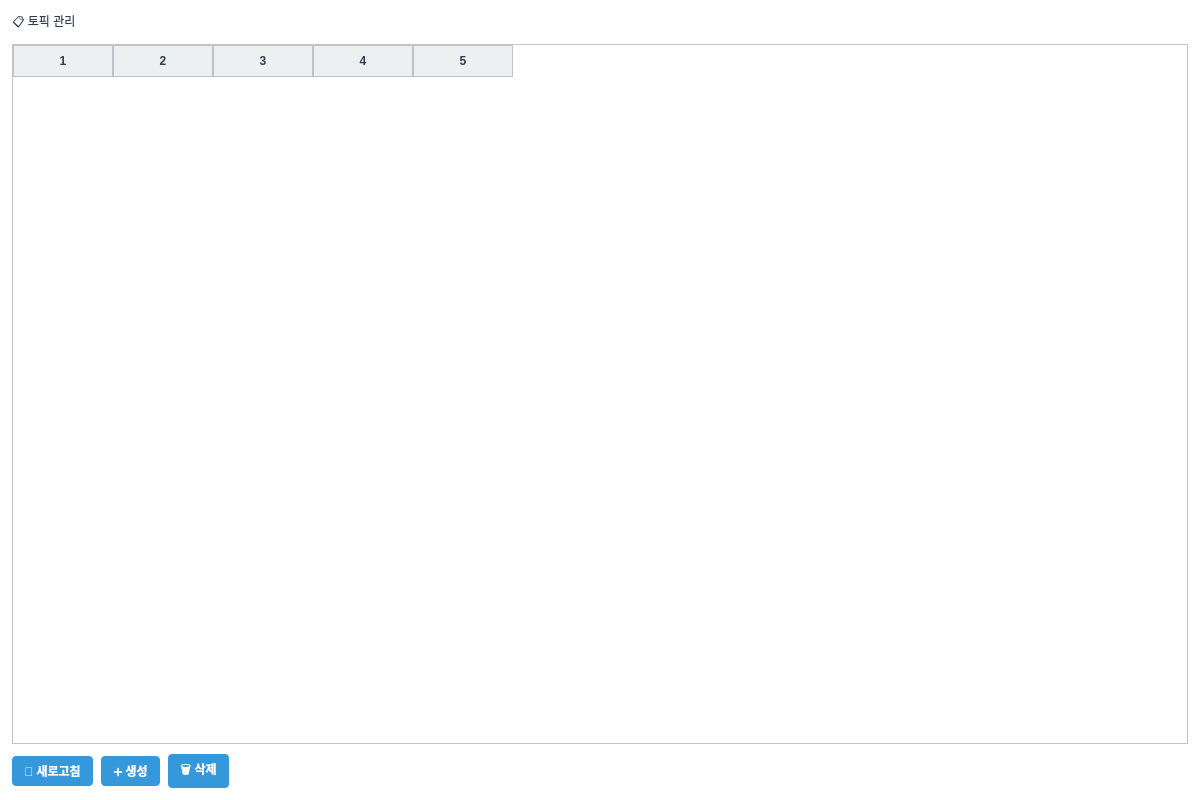
<?xml version="1.0" encoding="UTF-8"?>
<ui version="4.0">
 <class>TopicTab</class>
 <widget class="QWidget" name="TopicTab">
  <property name="geometry">
   <rect>
    <x>0</x>
    <y>0</y>
    <width>1200</width>
    <height>800</height>
   </rect>
  </property>
  <property name="windowTitle">
   <string>토픽 관리</string>
  </property>
  <property name="styleSheet">
   <string notr="true">QWidget {
    background-color: #FFFFFF;
    color: #2C3E50;
    font-family: &quot;맑은 고딕&quot;;
    font-size: 9pt;
}

QTabWidget::pane {
    border: 1px solid #BDC3C7;
    background-color: #FFFFFF;
}

QTabBar::tab {
    background-color: #ECF0F1;
    color: #2C3E50;
    padding: 8px 16px;
    margin-right: 2px;
    border: 1px solid #BDC3C7;
    border-bottom: none;
    border-top-left-radius: 4px;
    border-top-right-radius: 4px;
}

QTabBar::tab:selected {
    background-color: #3498DB;
    color: #FFFFFF;
    font-weight: bold;
}

QTabBar::tab:hover {
    background-color: #D5DBDB;
}

QTableWidget {
    gridline-color: #BDC3C7;
    background-color: #FFFFFF;
    alternate-background-color: #F8F9FA;
    selection-background-color: #3498DB;
    selection-color: #FFFFFF;
}

QTableWidget::item {
    padding: 4px;
    border: none;
}

QHeaderView::section {
    background-color: #ECF0F1;
    color: #2C3E50;
    padding: 6px;
    border: 1px solid #BDC3C7;
    font-weight: bold;
}

QLineEdit, QTextEdit, QPlainTextEdit {
    background-color: #FFFFFF;
    border: 1px solid #BDC3C7;
    border-radius: 3px;
    padding: 4px;
    color: #2C3E50;
}

QLineEdit:focus, QTextEdit:focus, QPlainTextEdit:focus {
    border: 2px solid #3498DB;
}

QPushButton {
    background-color: #3498DB;
    color: #FFFFFF;
    border: none;
    border-radius: 4px;
    padding: 6px 12px;
    font-weight: bold;
}

QPushButton:hover {
    background-color: #2980B9;
}

QPushButton:pressed {
    background-color: #1F618D;
}

QPushButton:disabled {
    background-color: #BDC3C7;
    color: #7F8C8D;
}

QLabel {
    color: #2C3E50;
    background-color: transparent;
}

QGroupBox {
    border: 2px solid #BDC3C7;
    border-radius: 5px;
    margin-top: 10px;
    padding-top: 10px;
    background-color: #F8F9FA;
}

QGroupBox::title {
    subcontrol-origin: margin;
    subcontrol-position: top left;
    padding: 0 5px;
    color: #2C3E50;
    font-weight: bold;
}

QProgressBar {
    border: 1px solid #BDC3C7;
    border-radius: 3px;
    text-align: center;
    background-color: #ECF0F1;
}

QProgressBar::chunk {
    background-color: #3498DB;
}</string>
  </property>
  <layout class="QVBoxLayout" name="verticalLayout">
   <property name="spacing">
    <number>10</number>
   </property>
   <property name="leftMargin">
    <number>12</number>
   </property>
   <property name="topMargin">
    <number>12</number>
   </property>
   <property name="rightMargin">
    <number>12</number>
   </property>
   <property name="bottomMargin">
    <number>12</number>
   </property>
   <item>
    <widget class="QLabel" name="label_title">
     <property name="text">
      <string>📋 토픽 관리</string>
     </property>
     <property name="styleSheet">
   <string notr="true">QWidget {
    background-color: #FFFFFF;
    color: #2C3E50;
    font-family: &quot;맑은 고딕&quot;;
    font-size: 9pt;
}

QTabWidget::pane {
    border: 1px solid #BDC3C7;
    background-color: #FFFFFF;
}

QTabBar::tab {
    background-color: #ECF0F1;
    color: #2C3E50;
    padding: 8px 16px;
    margin-right: 2px;
    border: 1px solid #BDC3C7;
    border-bottom: none;
    border-top-left-radius: 4px;
    border-top-right-radius: 4px;
}

QTabBar::tab:selected {
    background-color: #3498DB;
    color: #FFFFFF;
    font-weight: bold;
}

QTabBar::tab:hover {
    background-color: #D5DBDB;
}

QTableWidget {
    gridline-color: #BDC3C7;
    background-color: #FFFFFF;
    alternate-background-color: #F8F9FA;
    selection-background-color: #3498DB;
    selection-color: #FFFFFF;
}

QTableWidget::item {
    padding: 4px;
    border: none;
}

QHeaderView::section {
    background-color: #ECF0F1;
    color: #2C3E50;
    padding: 6px;
    border: 1px solid #BDC3C7;
    font-weight: bold;
}

QLineEdit, QTextEdit, QPlainTextEdit {
    background-color: #FFFFFF;
    border: 1px solid #BDC3C7;
    border-radius: 3px;
    padding: 4px;
    color: #2C3E50;
}

QLineEdit:focus, QTextEdit:focus, QPlainTextEdit:focus {
    border: 2px solid #3498DB;
}

QPushButton {
    background-color: #3498DB;
    color: #FFFFFF;
    border: none;
    border-radius: 4px;
    padding: 6px 12px;
    font-weight: bold;
}

QPushButton:hover {
    background-color: #2980B9;
}

QPushButton:pressed {
    background-color: #1F618D;
}

QPushButton:disabled {
    background-color: #BDC3C7;
    color: #7F8C8D;
}

QLabel {
    color: #2C3E50;
    background-color: transparent;
}

QGroupBox {
    border: 2px solid #BDC3C7;
    border-radius: 5px;
    margin-top: 10px;
    padding-top: 10px;
    background-color: #F8F9FA;
}

QGroupBox::title {
    subcontrol-origin: margin;
    subcontrol-position: top left;
    padding: 0 5px;
    color: #2C3E50;
    font-weight: bold;
}

QProgressBar {
    border: 1px solid #BDC3C7;
    border-radius: 3px;
    text-align: center;
    background-color: #ECF0F1;
}

QProgressBar::chunk {
    background-color: #3498DB;
}</string>
  </property>
    </widget>
   </item>
   <item>
    <widget class="QTableWidget" name="table_topics">
     <property name="columnCount">
      <number>5</number>
     </property>
     <attribute name="horizontalHeaderLabels">
      <stringlist>
       <string>토픽명</string>
       <string>파티션 수</string>
       <string>복제 수</string>
       <string>메시지 수</string>
       <string>오프셋</string>
      </stringlist>
     </attribute>
     <property name="selectionBehavior">
      <enum>QAbstractItemView::SelectRows</enum>
     </property>
     <property name="editTriggers">
      <set>QAbstractItemView::NoEditTriggers</set>
     </property>
     <property name="alternatingRowColors">
      <bool>true</bool>
     </property>
    </widget>
   </item>
   <item>
    <layout class="QHBoxLayout" name="horizontalLayout_buttons">
     <property name="spacing">
      <number>8</number>
     </property>
     <item>
      <widget class="QPushButton" name="btn_refresh">
       <property name="text">
        <string>🔄 새로고침</string>
       </property>
      </widget>
     </item>
     <item>
      <widget class="QPushButton" name="btn_create">
       <property name="text">
        <string>➕ 생성</string>
       </property>
      </widget>
     </item>
     <item>
      <widget class="QPushButton" name="btn_delete">
       <property name="text">
        <string>🗑️ 삭제</string>
       </property>
      </widget>
     </item>
     <item>
      <spacer name="horizontalSpacer">
       <property name="orientation">
        <enum>Qt::Horizontal</enum>
       </property>
       <property name="sizeHint" stdset="0">
        <size>
         <width>40</width>
         <height>20</height>
        </size>
       </property>
      </spacer>
     </item>
    </layout>
   </item>
  </layout>
 </widget>
 <resources/>
 <connections/>
</ui>
